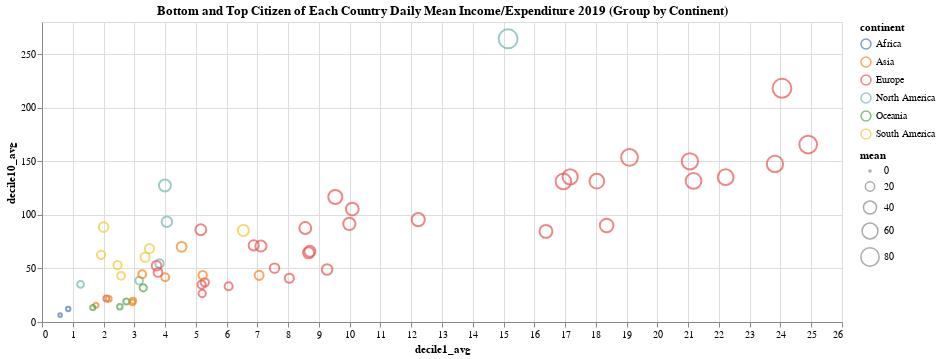

Source (notebook cell):
### Code cell
data = df

alt.Chart(data).mark_point().encode(
    alt.X('decile1_avg').scale(zero=False),
    alt.Y('decile10_avg').scale(zero=False, padding=2),
    color='continent',
    size='mean',
    text='country' 
).properties(
    width=800,
    height=300, 
    title = 'Bottom and Top Citizen of Each Country Daily Mean Income/Expenditure 2019 (Group by Continent)'
).interactive()

### Figure 1 — Vega-Lite specification as saved in the notebook (floating-point values rounded to 4 significant figures)
{"config": {"view": {"continuousWidth": 300, "continuousHeight": 300}}, "data": {"name": "data-4bac3d3e3c6a87e6925e92aae1f31b80"}, "mark": {"type": "point"}, "encoding": {"color": {"field": "continent", "type": "nominal"}, "size": {"field": "mean", "type": "quantitative"}, "text": {"field": "country", "type": "nominal"}, "x": {"field": "decile1_avg", "scale": {"zero": false}, "type": "quantitative"}, "y": {"field": "decile10_avg", "scale": {"zero": false, "padding": 2}, "type": "quantitative"}}, "height": 300, "params": [{"name": "param_133", "select": {"type": "interval", "encodings": ["x", "y"]}, "bind": "scales"}], "title": "Bottom and Top Citizen of Each Country Daily Mean Income/Expenditure 2019 (Group by Continent)", "width": 800, "$schema": "https://vega.github.io/schema/vega-lite/v5.8.0.json", "datasets": {"data-4bac3d3e3c6a87e6925e92aae1f31b80": [{"country": "Albania", "reporting_level": "national", "decile1_avg": 5.29, "decile2_avg": 7.575, "decile3_avg": 9.183, "decile4_avg": 10.65, "decile5_avg": 12.25, "decile6_avg": 14.04, "decile7_avg": 16.38, "decile8_avg": 19.39, "decile9_avg": 24.02, "decile10_avg": 37.02, "year": 2019, "ppp_version": 2017, "continent": "Europe", "mean": 15.58, "median": 13.08, "gini": 0.3077}, {"country": "Armenia", "reporting_level": "national", "decile1_avg": 2.96, "decile2_avg": 4.097, "decile3_avg": 4.838, "decile4_avg": 5.585, "decile5_avg": 6.349, "decile6_avg": 7.063, "decile7_avg": 7.957, "decile8_avg": 9.144, "decile9_avg": 11.02, "decile10_avg": 19.77, "year": 2019, "ppp_version": 2017, "continent": "Asia", "mean": 7.878, "median": 6.706, "gini": 0.2988}, {"country": "Austria", "reporting_level": "national", "decile1_avg": 19.09, "decile2_avg": 33.07, "decile3_avg": 40.84, "decile4_avg": 47.07, "decile5_avg": 54.14, "decile6_avg": 61.81, "decile7_avg": 71.11, "decile8_avg": 82.01, "decile9_avg": 98.92, "decile10_avg": 153.6, "year": 2019, "ppp_version": 2017, "continent": "Europe", "mean": 66.17, "median": 57.64, "gini": 0.3021}, {"country": "Belarus", "reporting_level": "national", "decile1_avg": 8.038, "decile2_avg": 11.13, "decile3_avg": 12.91, "decile4_avg": 14.51, "decile5_avg": 16.15, "decile6_avg": 18.01, "decile7_avg": 20.05, "decile8_avg": 22.72, "decile9_avg": 27.01, "decile10_avg": 40.8, "year": 2019, "ppp_version": 2017, "continent": "Europe", "mean": 19.13, "median": 17.13, "gini": 0.2528}, {"country": "Belgium", "reporting_level": "national", "decile1_avg": 21.17, "decile2_avg": 32.03, "decile3_avg": 39.15, "decile4_avg": 44.88, "decile5_avg": 50.21, "decile6_avg": 55.38, "decile7_avg": 61.56, "decile8_avg": 70.06, "decile9_avg": 83.76, "decile10_avg": 131.6, "year": 2019, "ppp_version": 2017, "continent": "Europe", "mean": 58.99, "median": 52.63, "gini": 0.2722}, {"country": "Bolivia", "reporting_level": "national", "decile1_avg": 3.35, "decile2_avg": 6.632, "decile3_avg": 9.033, "decile4_avg": 11.08, "decile5_avg": 13.35, "decile6_avg": 16.09, "decile7_avg": 19.52, "decile8_avg": 24.34, "decile9_avg": 32.19, "decile10_avg": 60.48, "year": 2019, "ppp_version": 2017, "continent": "South America", "mean": 19.61, "median": 14.69, "gini": 0.4165}, {"country": "Brazil", "reporting_level": "national", "decile1_avg": 2.002, "decile2_avg": 4.536, "decile3_avg": 6.632, "decile4_avg": 8.887, "decile5_avg": 11.39, "decile6_avg": 14.47, "decile7_avg": 17.97, "decile8_avg": 23.26, "decile9_avg": 33.49, "decile10_avg": 88.52, "year": 2019, "ppp_version": 2017, "continent": "South America", "mean": 21.12, "median": 12.89, "gini": 0.5349}, {"country": "Bulgaria", "reporting_level": "national", "decile1_avg": 5.161, "decile2_avg": 10.45, "decile3_avg": 13.79, "decile4_avg": 16.47, "decile5_avg": 19.28, "decile6_avg": 22.41, "decile7_avg": 26.4, "decile8_avg": 32.36, "decile9_avg": 41.82, "decile10_avg": 86.14, "year": 2019, "ppp_version": 2017, "continent": "Europe", "mean": 27.43, "median": 20.86, "gini": 0.4027}, {"country": "China", "reporting_level": "national", "decile1_avg": 4.004, "decile2_avg": 5.523, "decile3_avg": 6.908, "decile4_avg": 8.319, "decile5_avg": 9.871, "decile6_avg": 11.7, "decile7_avg": 13.99, "decile8_avg": 17.17, "decile9_avg": 22.45, "decile10_avg": 41.81, "year": 2019, "ppp_version": 2017, "continent": "Asia", "mean": 14.17, "median": 10.72, "gini": 0.3817}, {"country": "Colombia", "reporting_level": "national", "decile1_avg": 1.921, "decile2_avg": 3.847, "decile3_avg": 5.357, "decile4_avg": 6.895, "decile5_avg": 8.631, "decile6_avg": 10.71, "decile7_avg": 13.41, "decile8_avg": 17.37, "decile9_avg": 24.61, "decile10_avg": 62.65, "year": 2019, "ppp_version": 2017, "continent": "South America", "mean": 15.54, "median": 9.615, "gini": 0.5133}, {"country": "Costa Rica", "reporting_level": "national", "decile1_avg": 4.059, "decile2_avg": 7.154, "decile3_avg": 9.491, "decile4_avg": 11.9, "decile5_avg": 14.58, "decile6_avg": 18.09, "decile7_avg": 22.82, "decile8_avg": 30.1, "decile9_avg": 43.52, "decile10_avg": 93.58, "year": 2019, "ppp_version": 2017, "continent": "North America", "mean": 25.53, "median": 16.23, "gini": 0.4819}, {"country": "Croatia", "reporting_level": "national", "decile1_avg": 8.665, "decile2_avg": 14.7, "decile3_avg": 18.27, "decile4_avg": 21.46, "decile5_avg": 24.67, "decile6_avg": 27.9, "decile7_avg": 31.52, "decile8_avg": 36.11, "decile9_avg": 42.87, "decile10_avg": 64.66, "year": 2019, "ppp_version": 2017, "continent": "Europe", "mean": 29.08, "median": 26.12, "gini": 0.2891}, {"country": "Cyprus", "reporting_level": "national", "decile1_avg": 18.03, "decile2_avg": 25.88, "decile3_avg": 30.83, "decile4_avg": 35.4, "decile5_avg": 40.65, "decile6_avg": 45.7, "decile7_avg": 51.78, "decile8_avg": 60.84, "decile9_avg": 75.18, "decile10_avg": 131.5, "year": 2019, "ppp_version": 2017, "continent": "Europe", "mean": 51.57, "median": 43.2, "gini": 0.3122}, {"country": "Czechia", "reporting_level": "national", "decile1_avg": 16.38, "decile2_avg": 23.43, "decile3_avg": 26.97, "decile4_avg": 30.0, "decile5_avg": 33.06, "decile6_avg": 36.4, "decile7_avg": 40.55, "decile8_avg": 46.33, "decile9_avg": 55.95, "decile10_avg": 84.61, "year": 2019, "ppp_version": 2017, "continent": "Europe", "mean": 39.37, "median": 34.56, "gini": 0.2526}, {"country": "Denmark", "reporting_level": "national", "decile1_avg": 23.82, "decile2_avg": 35.74, "decile3_avg": 41.31, "decile4_avg": 46.35, "decile5_avg": 51.23, "decile6_avg": 57.16, "decile7_avg": 64.07, "decile8_avg": 73.54, "decile9_avg": 86.6, "decile10_avg": 147.5, "year": 2019, "ppp_version": 2017, "continent": "Europe", "mean": 62.74, "median": 54.08, "gini": 0.2772}, {"country": "Dominican Republic", "reporting_level": "national", "decile1_avg": 3.817, "decile2_avg": 6.019, "decile3_avg": 7.564, "decile4_avg": 9.071, "decile5_avg": 10.83, "decile6_avg": 12.87, "decile7_avg": 15.46, "decile8_avg": 19.1, "decile9_avg": 25.44, "decile10_avg": 54.53, "year": 2019, "ppp_version": 2017, "continent": "North America", "mean": 16.47, "median": 11.8, "gini": 0.4192}, {"country": "Ecuador", "reporting_level": "national", "decile1_avg": 2.454, "decile2_avg": 4.526, "decile3_avg": 6.132, "decile4_avg": 7.819, "decile5_avg": 9.635, "decile6_avg": 11.81, "decile7_avg": 14.52, "decile8_avg": 18.49, "decile9_avg": 25.37, "decile10_avg": 53.04, "year": 2019, "ppp_version": 2017, "continent": "South America", "mean": 15.38, "median": 10.68, "gini": 0.4571}, {"country": "El Salvador", "reporting_level": "national", "decile1_avg": 3.159, "decile2_avg": 5.006, "decile3_avg": 6.353, "decile4_avg": 7.684, "decile5_avg": 9.135, "decile6_avg": 10.76, "decile7_avg": 12.81, "decile8_avg": 15.56, "decile9_avg": 20.46, "decile10_avg": 38.59, "year": 2019, "ppp_version": 2017, "continent": "North America", "mean": 12.95, "median": 9.887, "gini": 0.3878}, {"country": "Estonia", "reporting_level": "national", "decile1_avg": 12.23, "decile2_avg": 20.79, "decile3_avg": 24.78, "decile4_avg": 27.93, "decile5_avg": 32.14, "decile6_avg": 37.28, "decile7_avg": 43.55, "decile8_avg": 51.79, "decile9_avg": 64.01, "decile10_avg": 95.58, "year": 2019, "ppp_version": 2017, "continent": "Europe", "mean": 41.01, "median": 34.65, "gini": 0.3077}, {"country": "Fiji", "reporting_level": "national", "decile1_avg": 2.742, "decile2_avg": 3.881, "decile3_avg": 4.747, "decile4_avg": 5.466, "decile5_avg": 6.227, "decile6_avg": 7.062, "decile7_avg": 8.156, "decile8_avg": 9.626, "decile9_avg": 12.0, "decile10_avg": 19.16, "year": 2019, "ppp_version": 2017, "continent": "Oceania", "mean": 7.907, "median": 6.643, "gini": 0.3071}, {"country": "Finland", "reporting_level": "national", "decile1_avg": 22.22, "decile2_avg": 32.18, "decile3_avg": 38.27, "decile4_avg": 43.44, "decile5_avg": 48.55, "decile6_avg": 54.13, "decile7_avg": 60.97, "decile8_avg": 70.19, "decile9_avg": 83.38, "decile10_avg": 135.2, "year": 2019, "ppp_version": 2017, "continent": "Europe", "mean": 58.85, "median": 51.26, "gini": 0.2774}, {"country": "Georgia", "reporting_level": "national", "decile1_avg": 2.095, "decile2_avg": 3.325, "decile3_avg": 4.22, "decile4_avg": 5.088, "decile5_avg": 5.972, "decile6_avg": 6.944, "decile7_avg": 8.129, "decile8_avg": 9.742, "decile9_avg": 12.24, "decile10_avg": 21.99, "year": 2019, "ppp_version": 2017, "continent": "Europe", "mean": 7.975, "median": 6.429, "gini": 0.359}, {"country": "Greece", "reporting_level": "national", "decile1_avg": 7.116, "decile2_avg": 12.7, "decile3_avg": 16.31, "decile4_avg": 19.45, "decile5_avg": 22.64, "decile6_avg": 26.45, "decile7_avg": 30.36, "decile8_avg": 35.5, "decile9_avg": 43.34, "decile10_avg": 70.93, "year": 2019, "ppp_version": 2017, "continent": "Europe", "mean": 28.48, "median": 24.61, "gini": 0.331}, {"country": "Honduras", "reporting_level": "national", "decile1_avg": 1.253, "decile2_avg": 2.373, "decile3_avg": 3.455, "decile4_avg": 4.638, "decile5_avg": 6.083, "decile6_avg": 7.825, "decile7_avg": 9.996, "decile8_avg": 12.74, "decile9_avg": 17.8, "decile10_avg": 35.08, "year": 2019, "ppp_version": 2017, "continent": "North America", "mean": 10.12, "median": 6.928, "gini": 0.4817}, {"country": "Hungary", "reporting_level": "national", "decile1_avg": 8.706, "decile2_avg": 14.03, "decile3_avg": 16.88, "decile4_avg": 20.95, "decile5_avg": 23.29, "decile6_avg": 26.75, "decile7_avg": 30.82, "decile8_avg": 34.48, "decile9_avg": 40.82, "decile10_avg": 65.95, "year": 2019, "ppp_version": 2017, "continent": "Europe", "mean": 28.27, "median": 24.76, "gini": 0.2995}, {"country": "India", "reporting_level": "national", "decile1_avg": 1.754, "decile2_avg": 2.399, "decile3_avg": 2.836, "decile4_avg": 3.239, "decile5_avg": 3.661, "decile6_avg": 4.143, "decile7_avg": 4.733, "decile8_avg": 5.583, "decile9_avg": 7.224, "decile10_avg": 15.7, "year": 2019, "ppp_version": 2017, "continent": "Asia", "mean": 5.127, "median": 3.89, "gini": 0.3573}, {"country": "Indonesia", "reporting_level": "national", "decile1_avg": 2.168, "decile2_avg": 3.006, "decile3_avg": 3.665, "decile4_avg": 4.327, "decile5_avg": 5.099, "decile6_avg": 6.055, "decile7_avg": 7.252, "decile8_avg": 8.806, "decile9_avg": 11.37, "decile10_avg": 21.63, "year": 2019, "ppp_version": 2017, "continent": "Asia", "mean": 7.337, "median": 5.54, "gini": 0.3761}, {"country": "Iran", "reporting_level": "national", "decile1_avg": 3.257, "decile2_avg": 5.128, "decile3_avg": 6.524, "decile4_avg": 7.944, "decile5_avg": 9.479, "decile6_avg": 11.23, "decile7_avg": 13.51, "decile8_avg": 16.82, "decile9_avg": 22.23, "decile10_avg": 44.6, "year": 2019, "ppp_version": 2017, "continent": "Asia", "mean": 14.07, "median": 10.31, "gini": 0.4094}, {"country": "Kiribati", "reporting_level": "national", "decile1_avg": 2.529, "decile2_avg": 3.399, "decile3_avg": 3.97, "decile4_avg": 4.485, "decile5_avg": 5.078, "decile6_avg": 5.699, "decile7_avg": 6.488, "decile8_avg": 7.582, "decile9_avg": 9.106, "decile10_avg": 14.32, "year": 2019, "ppp_version": 2017, "continent": "Oceania", "mean": 6.265, "median": 5.34, "gini": 0.2783}, {"country": "Kyrgyzstan", "reporting_level": "national", "decile1_avg": 2.939, "decile2_avg": 3.859, "decile3_avg": 4.403, "decile4_avg": 4.949, "decile5_avg": 5.527, "decile6_avg": 6.18, "decile7_avg": 6.974, "decile8_avg": 8.04, "decile9_avg": 9.731, "decile10_avg": 18.32, "year": 2019, "ppp_version": 2017, "continent": "Asia", "mean": 7.092, "median": 5.837, "gini": 0.297}, {"country": "Latvia", "reporting_level": "national", "decile1_avg": 8.558, "decile2_avg": 14.9, "decile3_avg": 18.5, "decile4_avg": 21.56, "decile5_avg": 25.0, "decile6_avg": 28.93, "decile7_avg": 33.45, "decile8_avg": 40.1, "decile9_avg": 50.6, "decile10_avg": 87.7, "year": 2019, "ppp_version": 2017, "continent": "Europe", "mean": 32.93, "median": 26.94, "gini": 0.3449}, {"country": "Lithuania", "reporting_level": "national", "decile1_avg": 10.08, "decile2_avg": 16.87, "decile3_avg": 21.27, "decile4_avg": 24.89, "decile5_avg": 28.77, "decile6_avg": 33.03, "decile7_avg": 38.56, "decile8_avg": 46.15, "decile9_avg": 58.84, "decile10_avg": 105.4, "year": 2019, "ppp_version": 2017, "continent": "Europe", "mean": 38.39, "median": 30.71, "gini": 0.3525}, {"country": "Luxembourg", "reporting_level": "national", "decile1_avg": 24.05, "decile2_avg": 36.52, "decile3_avg": 45.27, "decile4_avg": 54.88, "decile5_avg": 64.66, "decile6_avg": 74.71, "decile7_avg": 88.32, "decile8_avg": 106.2, "decile9_avg": 131.7, "decile10_avg": 218.1, "year": 2019, "ppp_version": 2017, "continent": "Europe", "mean": 84.45, "median": 69.48, "gini": 0.3424}, {"country": "Malawi", "reporting_level": "national", "decile1_avg": 0.5899, "decile2_avg": 0.8483, "decile3_avg": 1.039, "decile4_avg": 1.228, "decile5_avg": 1.425, "decile6_avg": 1.663, "decile7_avg": 1.955, "decile8_avg": 2.389, "decile9_avg": 3.147, "decile10_avg": 6.41, "year": 2019, "ppp_version": 2017, "continent": "Africa", "mean": 2.069, "median": 1.534, "gini": 0.3854}, {"country": "Maldives", "reporting_level": "national", "decile1_avg": 7.056, "decile2_avg": 9.537, "decile3_avg": 11.43, "decile4_avg": 13.2, "decile5_avg": 14.84, "decile6_avg": 16.96, "decile7_avg": 19.21, "decile8_avg": 22.62, "decile9_avg": 28.52, "decile10_avg": 43.53, "year": 2019, "ppp_version": 2017, "continent": "Asia", "mean": 18.69, "median": 15.83, "gini": 0.2929}, {"country": "Malta", "reporting_level": "national", "decile1_avg": 17.16, "decile2_avg": 27.28, "decile3_avg": 33.14, "decile4_avg": 38.17, "decile5_avg": 43.19, "decile6_avg": 49.15, "decile7_avg": 56.84, "decile8_avg": 65.64, "decile9_avg": 79.49, "decile10_avg": 135.4, "year": 2019, "ppp_version": 2017, "continent": "Europe", "mean": 54.55, "median": 45.71, "gini": 0.3104}, {"country": "Marshall Islands", "reporting_level": "national", "decile1_avg": 3.29, "decile2_avg": 5.076, "decile3_avg": 6.228, "decile4_avg": 7.317, "decile5_avg": 8.509, "decile6_avg": 9.786, "decile7_avg": 11.55, "decile8_avg": 14.01, "decile9_avg": 18.23, "decile10_avg": 31.9, "year": 2019, "ppp_version": 2017, "continent": "Oceania", "mean": 11.59, "median": 9.209, "gini": 0.3548}, {"country": "Moldova", "reporting_level": "national", "decile1_avg": 5.206, "decile2_avg": 6.859, "decile3_avg": 8.004, "decile4_avg": 9.086, "decile5_avg": 10.02, "decile6_avg": 11.15, "decile7_avg": 12.55, "decile8_avg": 14.45, "decile9_avg": 17.21, "decile10_avg": 26.64, "year": 2019, "ppp_version": 2017, "continent": "Europe", "mean": 12.12, "median": 10.52, "gini": 0.2602}, {"country": "Netherlands", "reporting_level": "national", "decile1_avg": 21.06, "decile2_avg": 32.85, "decile3_avg": 40.1, "decile4_avg": 45.87, "decile5_avg": 51.37, "decile6_avg": 57.86, "decile7_avg": 65.1, "decile8_avg": 74.42, "decile9_avg": 88.51, "decile10_avg": 150.0, "year": 2019, "ppp_version": 2017, "continent": "Europe", "mean": 62.71, "median": 54.42, "gini": 0.2925}, {"country": "Norway", "reporting_level": "national", "decile1_avg": 24.9, "decile2_avg": 40.31, "decile3_avg": 49.13, "decile4_avg": 55.51, "decile5_avg": 61.8, "decile6_avg": 69.23, "decile7_avg": 78.09, "decile8_avg": 89.59, "decile9_avg": 106.4, "decile10_avg": 165.6, "year": 2019, "ppp_version": 2017, "continent": "Europe", "mean": 74.06, "median": 65.3, "gini": 0.2774}, {"country": "Panama", "reporting_level": "national", "decile1_avg": 3.995, "decile2_avg": 8.026, "decile3_avg": 11.77, "decile4_avg": 15.44, "decile5_avg": 19.62, "decile6_avg": 24.49, "decile7_avg": 30.52, "decile8_avg": 38.98, "decile9_avg": 54.74, "decile10_avg": 127.4, "year": 2019, "ppp_version": 2017, "continent": "North America", "mean": 33.5, "median": 21.85, "gini": 0.4984}, {"country": "Paraguay", "reporting_level": "national", "decile1_avg": 3.491, "decile2_avg": 5.936, "decile3_avg": 7.934, "decile4_avg": 10.0, "decile5_avg": 12.1, "decile6_avg": 14.58, "decile7_avg": 18.02, "decile8_avg": 22.99, "decile9_avg": 31.07, "decile10_avg": 68.47, "year": 2019, "ppp_version": 2017, "continent": "South America", "mean": 19.46, "median": 13.34, "gini": 0.4565}, {"country": "Peru", "reporting_level": "national", "decile1_avg": 2.572, "decile2_avg": 4.611, "decile3_avg": 6.258, "decile4_avg": 7.85, "decile5_avg": 9.517, "decile6_avg": 11.46, "decile7_avg": 13.85, "decile8_avg": 16.95, "decile9_avg": 22.22, "decile10_avg": 43.1, "year": 2019, "ppp_version": 2017, "continent": "South America", "mean": 13.84, "median": 10.44, "gini": 0.4156}, {"country": "Poland", "reporting_level": "national", "decile1_avg": 7.558, "decile2_avg": 10.4, "decile3_avg": 12.36, "decile4_avg": 14.19, "decile5_avg": 16.18, "decile6_avg": 18.4, "decile7_avg": 21.07, "decile8_avg": 24.54, "decile9_avg": 30.01, "decile10_avg": 50.28, "year": 2019, "ppp_version": 2017, "continent": "Europe", "mean": 20.5, "median": 17.24, "gini": 0.3024}, {"country": "Portugal", "reporting_level": "national", "decile1_avg": 9.988, "decile2_avg": 16.79, "decile3_avg": 20.8, "decile4_avg": 24.17, "decile5_avg": 27.58, "decile6_avg": 31.35, "decile7_avg": 35.63, "decile8_avg": 42.08, "decile9_avg": 52.62, "decile10_avg": 91.62, "year": 2019, "ppp_version": 2017, "continent": "Europe", "mean": 35.26, "median": 29.43, "gini": 0.3276}, {"country": "Romania", "reporting_level": "national", "decile1_avg": 3.723, "decile2_avg": 8.406, "decile3_avg": 11.45, "decile4_avg": 14.45, "decile5_avg": 17.46, "decile6_avg": 20.64, "decile7_avg": 23.78, "decile8_avg": 28.06, "decile9_avg": 34.17, "decile10_avg": 52.53, "year": 2019, "ppp_version": 2017, "continent": "Europe", "mean": 21.47, "median": 19.03, "gini": 0.348}, {"country": "Russia", "reporting_level": "national", "decile1_avg": 6.881, "decile2_avg": 9.905, "decile3_avg": 12.11, "decile4_avg": 14.28, "decile5_avg": 16.62, "decile6_avg": 19.35, "decile7_avg": 22.95, "decile8_avg": 27.75, "decile9_avg": 35.78, "decile10_avg": 71.54, "year": 2019, "ppp_version": 2017, "continent": "Europe", "mean": 23.72, "median": 17.9, "gini": 0.3769}, {"country": "Serbia", "reporting_level": "national", "decile1_avg": 5.187, "decile2_avg": 7.785, "decile3_avg": 9.631, "decile4_avg": 11.09, "decile5_avg": 12.54, "decile6_avg": 14.16, "decile7_avg": 16.19, "decile8_avg": 18.87, "decile9_avg": 22.54, "decile10_avg": 34.9, "year": 2019, "ppp_version": 2017, "continent": "Europe", "mean": 15.29, "median": 13.2, "gini": 0.2895}, {"country": "Serbia", "reporting_level": "national", "decile1_avg": 3.769, "decile2_avg": 7.571, "decile3_avg": 10.04, "decile4_avg": 12.16, "decile5_avg": 14.15, "decile6_avg": 16.34, "decile7_avg": 18.78, "decile8_avg": 21.96, "decile9_avg": 27.02, "decile10_avg": 46.31, "year": 2019, "ppp_version": 2017, "continent": "Europe", "mean": 17.81, "median": 15.25, "gini": 0.3454}, {"country": "Slovakia", "reporting_level": "national", "decile1_avg": 9.265, "decile2_avg": 15.52, "decile3_avg": 18.83, "decile4_avg": 21.28, "decile5_avg": 23.62, "decile6_avg": 25.99, "decile7_avg": 28.6, "decile8_avg": 31.82, "decile9_avg": 36.52, "decile10_avg": 49.0, "year": 2019, "ppp_version": 2017, "continent": "Europe", "mean": 26.04, "median": 24.76, "gini": 0.2323}, {"country": "Slovenia", "reporting_level": "national", "decile1_avg": 18.35, "decile2_avg": 25.71, "decile3_avg": 30.03, "decile4_avg": 33.66, "decile5_avg": 37.48, "decile6_avg": 41.46, "decile7_avg": 45.84, "decile8_avg": 51.68, "decile9_avg": 60.15, "decile10_avg": 90.13, "year": 2019, "ppp_version": 2017, "continent": "Europe", "mean": 43.45, "median": 39.5, "gini": 0.2438}, {"country": "Spain", "reporting_level": "national", "decile1_avg": 9.532, "decile2_avg": 19.41, "decile3_avg": 25.95, "decile4_avg": 31.81, "decile5_avg": 37.34, "decile6_avg": 43.71, "decile7_avg": 50.83, "decile8_avg": 59.87, "decile9_avg": 73.61, "decile10_avg": 116.6, "year": 2019, "ppp_version": 2017, "continent": "Europe", "mean": 46.87, "median": 40.29, "gini": 0.3431}, {"country": "Sweden", "reporting_level": "national", "decile1_avg": 16.95, "decile2_avg": 29.67, "decile3_avg": 37.1, "decile4_avg": 42.59, "decile5_avg": 47.72, "decile6_avg": 53.68, "decile7_avg": 61.41, "decile8_avg": 71.23, "decile9_avg": 85.46, "decile10_avg": 131.2, "year": 2019, "ppp_version": 2017, "continent": "Europe", "mean": 57.7, "median": 50.57, "gini": 0.2931}, {"country": "Thailand", "reporting_level": "national", "decile1_avg": 5.222, "decile2_avg": 7.12, "decile3_avg": 8.509, "decile4_avg": 9.968, "decile5_avg": 11.61, "decile6_avg": 13.63, "decile7_avg": 16.17, "decile8_avg": 19.6, "decile9_avg": 24.95, "decile10_avg": 43.66, "year": 2019, "ppp_version": 2017, "continent": "Asia", "mean": 16.04, "median": 12.54, "gini": 0.3486}, {"country": "Turkey", "reporting_level": "national", "decile1_avg": 4.537, "decile2_avg": 7.461, "decile3_avg": 10.02, "decile4_avg": 12.4, "decile5_avg": 14.82, "decile6_avg": 17.7, "decile7_avg": 21.44, "decile8_avg": 27.03, "decile9_avg": 36.42, "decile10_avg": 70.2, "year": 2019, "ppp_version": 2017, "continent": "Asia", "mean": 22.2, "median": 16.18, "gini": 0.4191}, {"country": "Uganda", "reporting_level": "national", "decile1_avg": 0.8529, "decile2_avg": 1.29, "decile3_avg": 1.613, "decile4_avg": 1.914, "decile5_avg": 2.266, "decile6_avg": 2.674, "decile7_avg": 3.192, "decile8_avg": 3.934, "decile9_avg": 5.285, "decile10_avg": 12.13, "year": 2019, "ppp_version": 2017, "continent": "Africa", "mean": 3.515, "median": 2.468, "gini": 0.4271}, {"country": "Ukraine", "reporting_level": "national", "decile1_avg": 6.065, "decile2_avg": 8.355, "decile3_avg": 9.817, "decile4_avg": 11.14, "decile5_avg": 12.39, "decile6_avg": 13.8, "decile7_avg": 15.45, "decile8_avg": 17.67, "decile9_avg": 21.21, "decile10_avg": 33.33, "year": 2019, "ppp_version": 2017, "continent": "Europe", "mean": 14.92, "median": 13.13, "gini": 0.2662}, {"country": "United States", "reporting_level": "national", "decile1_avg": 15.15, "decile2_avg": 29.05, "decile3_avg": 38.86, "decile4_avg": 48.55, "decile5_avg": 59.16, "decile6_avg": 71.37, "decile7_avg": 86.39, "decile8_avg": 106.7, "decile9_avg": 139.2, "decile10_avg": 264.3, "year": 2019, "ppp_version": 2017, "continent": "North America", "mean": 85.87, "median": 65.04, "gini": 0.4154}, {"country": "Uruguay", "reporting_level": "national", "decile1_avg": 6.544, "decile2_avg": 10.25, "decile3_avg": 13.41, "decile4_avg": 16.66, "decile5_avg": 20.16, "decile6_avg": 24.11, "decile7_avg": 29.03, "decile8_avg": 35.62, "decile9_avg": 46.57, "decile10_avg": 85.44, "year": 2019, "ppp_version": 2017, "continent": "South America", "mean": 28.78, "median": 22.0, "gini": 0.3968}, {"country": "Vanuatu", "reporting_level": "national", "decile1_avg": 1.651, "decile2_avg": 2.447, "decile3_avg": 3.045, "decile4_avg": 3.662, "decile5_avg": 4.326, "decile6_avg": 5.028, "decile7_avg": 5.751, "decile8_avg": 6.724, "decile9_avg": 8.221, "decile10_avg": 13.42, "year": 2019, "ppp_version": 2017, "continent": "Oceania", "mean": 5.428, "median": 4.671, "gini": 0.3232}]}}
